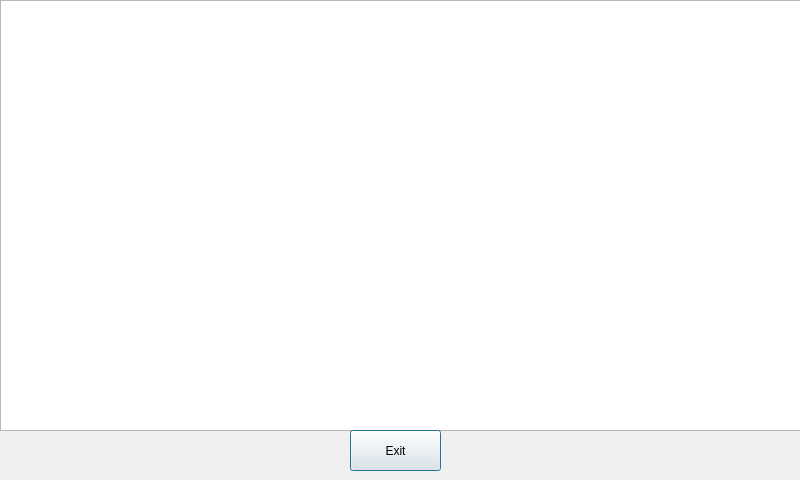
<?xml version="1.0" encoding="UTF-8"?>
<ui version="4.0">
 <class>Helpdialog</class>
 <widget class="QDialog" name="Helpdialog">
  <property name="geometry">
   <rect>
    <x>0</x>
    <y>0</y>
    <width>800</width>
    <height>480</height>
   </rect>
  </property>
  <property name="windowTitle">
   <string>Dialog</string>
  </property>
  <widget class="QTextEdit" name="textEdit">
   <property name="geometry">
    <rect>
     <x>0</x>
     <y>0</y>
     <width>801</width>
     <height>431</height>
    </rect>
   </property>
  </widget>
  <widget class="QPushButton" name="pushButton">
   <property name="geometry">
    <rect>
     <x>350</x>
     <y>430</y>
     <width>91</width>
     <height>41</height>
    </rect>
   </property>
   <property name="text">
    <string>Exit</string>
   </property>
  </widget>
 </widget>
 <resources/>
 <connections/>
</ui>
